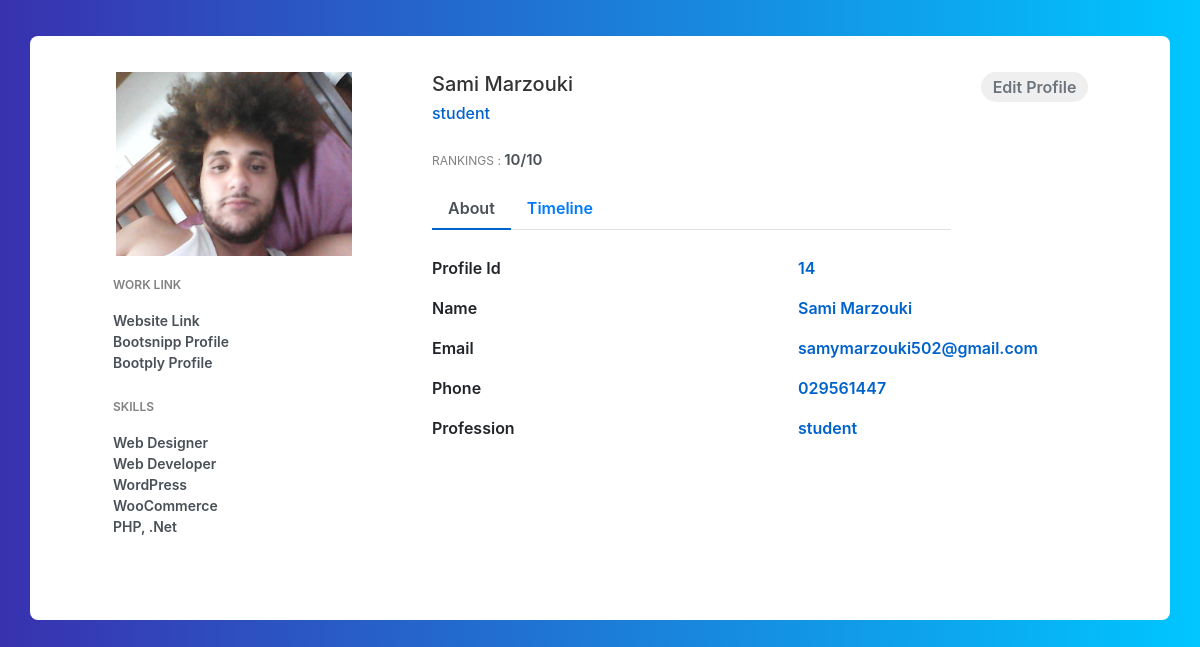
Screenshot of /details/ with the database file from the repository.
### core/models.py (models this page shows, shortened)
class Profile(models.Model):
    first_name = models.CharField(max_length=70)
    last_name = models.CharField(max_length=70)
    date = models.DateField()
    phone = models.BigIntegerField()
    email = models.EmailField()
    ranking = models.IntegerField()
    profession = models.CharField(max_length=200)
    status = models.CharField(choices=types, max_length=20, null=True, blank=False, default='employee')
    present = models.BooleanField(default=False)
    image = models.ImageField()
    updated = models.DateTimeField(auto_now=True)
    shift = models.TimeField()

### core/views.py (the view)
# urls.py: path('details/', details, name='details'),
def details(request):
    try:
        last_face = LastFace.objects.last()
        profile = Profile.objects.get(Q(image__icontains=last_face))
    except:
        last_face = None
        profile = None
    context = {
        'profile': profile,
        'last_face': last_face
    }
    return render(request, 'core/details.html', context)

### core/models.py (called while the page is built)
    def __str__(self):
        return self.last_face

### core/templates/core/details.html (shortened to what this page needs)
{% extends "core/base.html" %}
{% load static %}
{% block content %}
{% if profile == None %}
<div class="container emp-profile">
    <div class="row">
        <div class="col-md-5">
            <div class="alert alert-warning">
                <svg width="1.0625em" height="1em" viewBox="0 0 17 16" class="bi bi-exclamation-triangle"
                    fill="currentColor" xmlns="http://www.w3.org/2000/svg">
                    <path fill-rule="evenodd"
                        d="M7.938 2.016a.146.146 0 0 0-.054.057L1.027 13.74a.176.176 0 0 0-.002.183c.016.03.037.05.054.06.015.01.034.017.066.017h13.713a.12.12 0 0 0 .066-.017.163.163 0 0 0 .055-.06.176.176 0 0 0-.003-.183L8.12 2.073a.146.146 0 0 0-.054-.057A.13.13 0 0 0 8.002 2a.13.13 0 0 0-.064.016zm1.044-.45a1.13 1.13 0 0 0-1.96 0L.165 13.233c-.457.778.091 1.767.98 1.767h13.713c.889 0 1.438-.99.98-1.767L8.982 1.566z" />
                    <path
                        d="M7.002 12a1 1 0 1 1 2 0 1 1 0 0 1-2 0zM7.1 5.995a.905.905 0 1 1 1.8 0l-.35 3.507a.552.552 0 0 1-1.1 0L7.1 5.995z" />
                </svg>
                <p><b>Note: </b>
                <ul>
                    <li>It takes some time to turn on the scanner if your computer hardware
                        does not meet the requirements of the face recognition software</li>
                    <li>consider providing good lighting and good resolution cameras
                        for the software to work properly</li>
                </ul>
                <small>(this window will disappear after running the first scan)</small>
                </p>
            </div>
        </div>
        <div class="col-md-1">
        </div>
        <div class="col-md-6">
            <div>
                <img src="{% static 'img/fgirl.jpg'%}" alt="" width="99%">
            </div>
        </div>
    </div>
</div>
{% else %}
<div class="container emp-profile">
        <div class="row">
            <div class="col-md-4">
                <div class="profile-img">
                    <img src="{{ profile.image.url }}" alt="" />
                </div>
            </div>
            <div class="col-md-6">
                <div class="profile-head">
                    <h5>
                        {{profile.first_name}} {{profile.last_name}}
                    </h5>
                    <h6>
                        {{profile.profession }}
                    </h6>
                    <p class="proile-rating">RANKINGS : <span>{{profile.ranking}}/10</span></p>
                    <ul class="nav nav-tabs" id="myTab" role="tablist">
                        <li class="nav-item">
                            <a class="nav-link active" id="home-tab" data-toggle="tab" href="#home" role="tab"
                                aria-controls="home" aria-selected="true">About</a>
                        </li>
                        <li class="nav-item">
                            <a class="nav-link" id="profile-tab" data-toggle="tab" href="#profile" role="tab"
                                aria-controls="profile" aria-selected="false">Timeline</a>
                        </li>
                    </ul>
                </div>
            </div>
            <div class="col-md-2">
                <a href="{% url 'edit_profile' profile.id %}"><input type="button" class="profile-edit-btn" name="btnAddMore" value="Edit Profile" /></a>
            </div>
        </div>
        <div class="row">
            <div class="col-md-4">
                <div class="profile-work">
                    <p>WORK LINK</p>
                    <a href="">Website Link</a><br />
                    <a href="">Bootsnipp Profile</a><br />
                    <a href="">Bootply Profile</a>
                    <p>SKILLS</p>
                    <a href="">Web Designer</a><br />
                    <a href="">Web Developer</a><br />
                    <a href="">WordPress</a><br />
                    <a href="">WooCommerce</a><br />
                    <a href="">PHP, .Net</a><br />
                </div>
            </div>
            <div class="col-md-8">
                <div class="tab-content profile-tab" id="myTabContent">
                    <div class="tab-pane fade show active" id="home" role="tabpanel" aria-labelledby="home-tab">
                        <div class="row">
                            <div class="col-md-6">
                                <label>Profile Id</label>
                            </div>
                            <div class="col-md-6">
                                <p>{{profile.id}}</p>
                            </div>
                        </div>
                        <div class="row">
                            <div class="col-md-6">
                                <label>Name</label>
                            </div>
                            <div class="col-md-6">
                                <p>{{profile.first_name}} {{profile.last_name}}</p>
                            </div>
                        </div>
                        <div class="row">
                            <div class="col-md-6">
                                <label>Email</label>
                            </div>
                            <div class="col-md-6">
                                <p>{{profile.email}}</p>
                            </div>
                        </div>
                        <div class="row">
                            <div class="col-md-6">
                                <label>Phone</label>
                            </div>
                            <div class="col-md-6">
                                <p>0{{profile.phone}}</p>
                            </div>
                        </div>
                        <div class="row">
                            <div class="col-md-6">
                                <label>Profession</label>
                            </div>
                            <div class="col-md-6">
                                <p>{{ profile.profession }}</p>
                            </div>
                        </div>
                    </div>
                </div>
            </div>
        </div>
</div>
{% endif %}
{% endblock content %}

### static/css/details.css (style rules this page uses)
.emp-profile { padding: 3%; margin-top: 3%; margin-bottom: 3%; border-radius: 0.5rem; background: #fff; }
.profile-img { text-align: center; }
.profile-img img { width: 70%; height: 100%; }
.profile-head h5 { color: #333; }
.profile-head h6 { color: #0062cc; }
.profile-edit-btn { border: none; border-radius: 1.5rem; width: 70%; padding: 2%; font-weight: 600; color: #6c757d; cursor: pointer; }
.proile-rating { font-size: 12px; color: #818182; margin-top: 5%; }
.proile-rating span { color: #495057; font-size: 15px; font-weight: 600; }
.profile-head .nav-tabs { margin-bottom:5%; }
.profile-head .nav-tabs .nav-link { font-weight:600; border: none; }
.profile-head .nav-tabs .nav-link.active { border: none; border-bottom:2px solid #0062cc; }
.profile-work { padding: 14%; margin-top: -15%; }
.profile-work p { font-size: 12px; color: #818182; font-weight: 600; margin-top: 10%; }
.profile-work a { text-decoration: none; color: #495057; font-weight: 600; font-size: 14px; }
.profile-tab label { font-weight: 600; }
.profile-tab p { font-weight: 600; color: #0062cc; }

### static/css/body.css (style rules this page uses)
body { background: -webkit-linear-gradient(left, #3931af, #00c6ff); }

### rows the page displays
Profile: image (picture), first_name "Sami", last_name "Marzouki", profession "student", ranking "10", id "14", email "samymarzouki502@gmail.com", phone "29561447"
